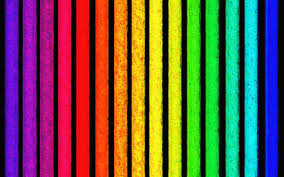
#> input picture img5.jpg, 284 x 177 px
$ python 'Image color split .py'
#> lines starting #> are read from the running program, lines starting #| are printed output that depends on the picture

# coding: utf-8

# In[95]:


#Choose RGB image - Plot R, G & B separately
import matplotlib.pyplot as plt
import cv2


# In[96]:


#Read the image
img = cv2.imread("img5.jpg")
#> img is the input picture: shape (177, 284, 3); mean B, G, R 65.9, 85.9, 104.5
#Image type
type(img)


# In[97]:


#Shape of image array
img.shape
#3 stands for color channel.
#There is a difference in pixel ordering in OpenCV & Matplotlib
#Matplotlib: RGB
#OpenCV: BGR


# In[98]:


#Print image in new window by specifying it's name externally
cv2.imshow("Image",img)
#Image displays for 5 secs and then destroys the window
cv2.waitKey(5000)
cv2.destroyAllWindows()
#Image displays till you press '0'
#cv2.waitKey(0)


# In[99]:


#Display part of the image
img_part = img[170:,100:200]
cv2.imshow("Part of image",img_part)
cv2.waitKey(5000)
cv2.destroyAllWindows()


# In[100]:


#Print the image into b,r and g components
b = img[:,:,0]
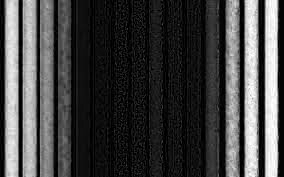
#> b: shape (177, 284); min 0, max 255, mean 65.9
g = img[:,:,1]
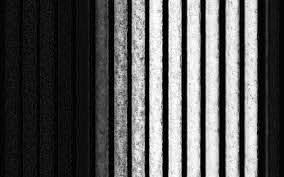
#> g: shape (177, 284); min 0, max 255, mean 85.9
r = img[:,:,2]
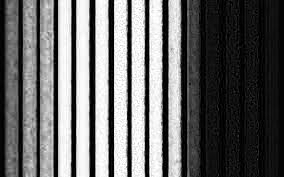
#> r: shape (177, 284); min 0, max 255, mean 104.5

#Alternative spliting -> split() is costly in terms of time.
#b,g,r = cv2.split(img)

#Display each cmponent
cv2.imshow("B Component",b)
cv2.imshow("G Component",g)
cv2.imshow("R Component",r)

cv2.waitKey(10000)
cv2.destroyAllWindows()


# In[101]:


#Display original image by merging b,g and r
new_img = cv2.merge([b,g,r])
cv2.imshow("Original image formed by merging bgr", new_img)
cv2.waitKey(10000)
cv2.destroyAllWindows()


# In[102]:


#For Better visualization
plt.subplot(221),plt.imshow(img, 'gray'),plt.title('Original Image')
plt.subplot(222),plt.imshow(b, 'gray'),plt.title('B Component')
plt.subplot(223),plt.imshow(g, 'gray'),plt.title('G Component')
plt.subplot(224),plt.imshow(r, 'gray'),plt.title('R Component')
plt.show()
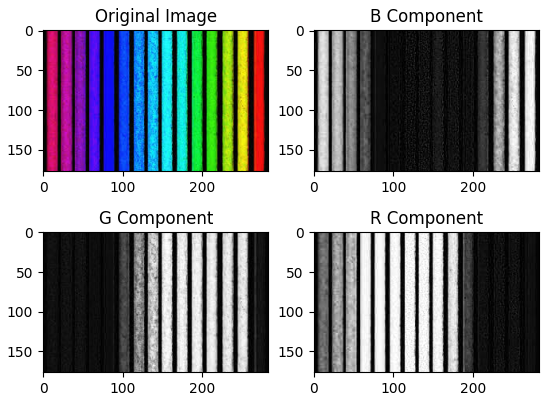
#> figure drawn by matplotlib, 4 panels; B, G, R data is drawn as R, G, B
